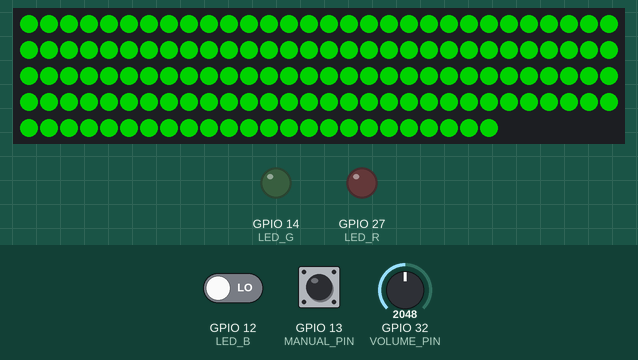
Simulated run of this sketch. Board: ESP32. On the bench: 144 RGB LEDs in strip order, left to right, continuing on the next row, output pins drawn as LEDs (lit = HIGH). The test bench sets the inputs (shaded band); at power-on: GPIO 32 (VOLUME_PIN) = 2048, GPIO 12 (LED_B) LOW, GPIO 13 (MANUAL_PIN) HIGH. Dim RGB values are drawn brighter than linear; what the sketch prints to the serial monitor is not drawn.

Above: at 1.2 s.
1.3 s: GPIO 32 (VOLUME_PIN) set to 0
At 2.4 s:
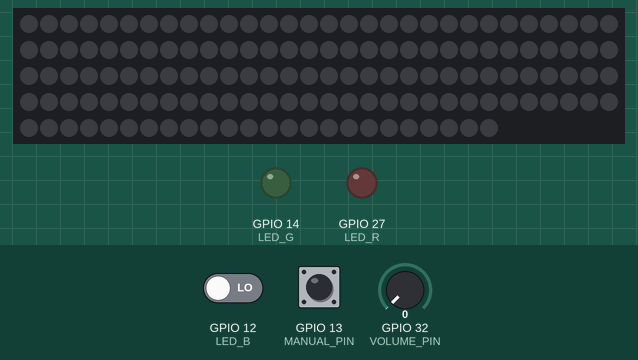
3.2 s: GPIO 32 (VOLUME_PIN) set to 240
At 3.8 s:
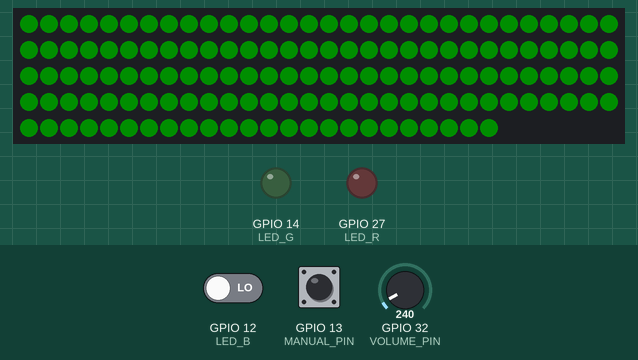
4.8 s: GPIO 12 (LED_B) driven HIGH
At 6.3 s:
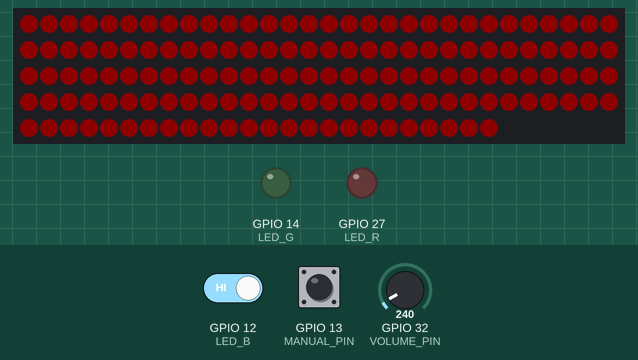
7.8 s: GPIO 32 (VOLUME_PIN) set to 160
9.3 s: GPIO 12 (LED_B) driven LOW
At 9.6 s:
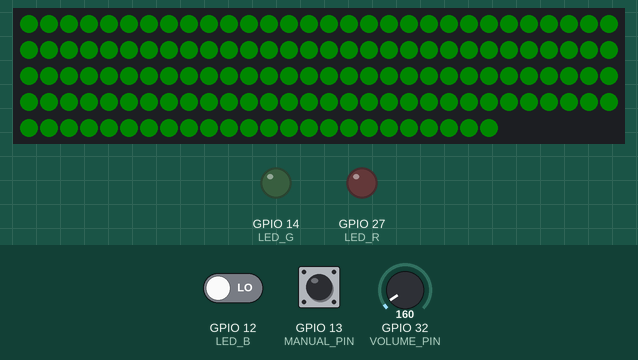
Timing chart, 0 to 11.8 s (numbered marks = the images above; inputs shaded):
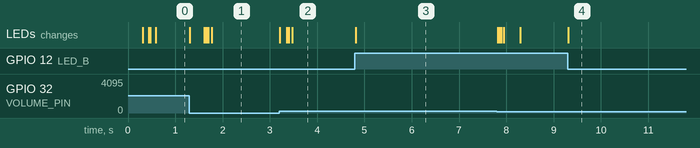

Measured:
- after the input at 1.3 s, the LEDs: first change at once (image 1 shows a later state)
- after the input at 3.2 s, the LEDs: first change at once (image 2 shows a later state)
- after the input at 4.8 s, the LEDs: change at once (image 3)
- after the input at 9.3 s, the LEDs: change at once (image 4)

The sketch:

rsl.ino
```cpp
// ESP32 + Discrete RGB (digital ON/OFF) + WS281x strip control via Serial
// Command format (ASCII line ending with \n):
//   LED <r> <g> <b>   (values 0..255, any nonzero = ON, 0 = OFF)
// Example:
//   LED 255 0 0   -> Red ON

#include <Arduino.h>
#include <FastLED.h>

// -------- Pin Defines --------
#define LED_R 27  // IO3 - Red (digital out)
#define LED_B 12  // IO4 - Blue (digital out)
#define LED_G 14  // IO6 - Green (digital out)

#define WS_PIN 22  // IO16 - WS281x data
#define NUM_LEDS 144

#define LIMIT_PIN 12   // IO12 - get is the gate is closed (digital in)
#define MANUAL_PIN 13  //IO13 - get if manual is on (digital in)
#define VOLUME_PIN 32

const int sampleCount = 9;  // Number of samples for median filter
const float alpha = 0.1;    // Smoothing factor (0.0–1.0)
float smoothedValue = 0;

double brightness = 0.5;
// -------- WS281x setup --------
CRGB leds[NUM_LEDS];

// -------- Serial parsing --------
static String lineBuf;
uint8_t curR = 0, curG = 0, curB = 0;

// -------- Heartbeat -------------
unsigned long lastPingTime = 0;
bool pcAlive = false;

String curr_led = "RGBIS";

void updateCurrentRGB(int r,int g, int b) {
  String s = "RGBIS ";
  s += r;
  s += " ";
  s += g;
  s += " ";
  s += b;
  curr_led = s;
}

void setDiscreteRGB(uint8_t r, uint8_t g, uint8_t b) {
  // analogWrite(LED_R, r);
  // analogWrite(LED_G, g);
  // analogWrite(LED_B, b);
}

void setStripRGB(uint8_t r, uint8_t g, uint8_t b) {
  if ((digitalRead(MANUAL_PIN) == LOW))
    updateCurrentRGB(r,g,b);
  fill_solid(leds, NUM_LEDS, CRGB(r, g, b));
  FastLED.show();
}

void applyColor(uint8_t r, uint8_t g, uint8_t b) {
  curR = r;
  curG = g;
  curB = b;
  setDiscreteRGB(r, g, b);
  setStripRGB(r, g, b);
}

struct Command {
  const char* name;
  void (*handler)(const String&);
};

void cmdLED(const String& s) {
  int r, g, b;
  if (sscanf(s.c_str(), "LED %d %d %d", &r, &g, &b) == 3)
    setStripRGB(r, g, b);
}

void cmdHEX(const String& s) {
  unsigned rr, gg, bb;
  if (sscanf(s.c_str(), "HEX #%02x%02x%02x", &rr, &gg, &bb) == 3)
    setStripRGB(rr, gg, bb);
}

void cmdHallo(const String& s) {
  lastPingTime = millis();
  pcAlive = true;
}

void cmdRainbow(const String& s) {
  fill_rainbow(leds, NUM_LEDS,0);
}

void cmdGetRGB(const String& s) {
  Serial.println(curr_led);
}


Command commands[] = {
  {"LED", cmdLED},
  {"HEX", cmdHEX},
  {"Hallo", cmdHallo},
  {"RAINBOW", cmdRainbow},
  {"GETRGB", cmdGetRGB}
};

void tryHandleLine(const String& s) {
  for (auto& cmd : commands) {
    if (s.startsWith(cmd.name)) {
      cmd.handler(s);
      // Serial.printf("OK %s\n", cmd.name);
      return;
    }
  }
  Serial.println("ERR Unknown command");
}

void readSerial() {
  while (Serial.available()) {
      char c = (char)Serial.read();
      if (c == '\n') {
        String s = lineBuf;
        if (s.endsWith("\r")) s.remove(s.length() - 1);
        tryHandleLine(s);
        lineBuf = "";
      } else {
        lineBuf += c;
        if (lineBuf.length() > 200) lineBuf.remove(0, 200);
      }
  }
}
int medianFilter() {
  int readings[sampleCount];
  for (int i = 0; i < sampleCount; i++) {
    readings[i] = analogRead(VOLUME_PIN);
    delayMicroseconds(500);
  }

  // Sort the readings (simple bubble sort)
  for (int i = 0; i < sampleCount - 1; i++) {
    for (int j = i + 1; j < sampleCount; j++) {
      if (readings[j] < readings[i]) {
        int temp = readings[i];
        readings[i] = readings[j];
        readings[j] = temp;
      }
    }
  }

  // Return median (middle value)
  return readings[sampleCount / 2];
}


void setup() {
  Serial.begin(115200);
  delay(50);
  Serial.println("\nESP32 RGB (digital) + WS281x Ready");

  // set pins as outputs
  pinMode(LED_R, OUTPUT);
  pinMode(LED_G, OUTPUT);
  pinMode(LED_B, OUTPUT);
  pinMode(LIMIT_PIN, INPUT);
  pinMode(MANUAL_PIN, INPUT);

  // Initialize off
  setDiscreteRGB(0, 0, 0);

  // ----- WS281x strip -----
  FastLED.addLeds<NEOPIXEL, WS_PIN>(leds, NUM_LEDS);
  fill_solid(leds, NUM_LEDS, CRGB::Black);
  FastLED.show();
  // analogSetAttenuation(ADC_11db);
  // lastPingTime = millis();
}

void loop() {
  // --- Timeout check ---
  if (millis() - lastPingTime > 2000) {
    if (pcAlive == true) {
      Serial.println("Lost Comms");
    }
    pcAlive = false;
    readSerial();;
  }
  int filtered = medianFilter();  // Remove spikes
  smoothedValue = alpha * filtered + (1 - alpha) * smoothedValue;  // Smooth changes
  brightness = (smoothedValue / 4095);

  // --- Behavior based on mode ---
  if ((digitalRead(MANUAL_PIN) == HIGH) || (pcAlive == false)) {
    // Manual or lost PC connection
    if (digitalRead(LIMIT_PIN) == HIGH) {
      if ((pcAlive == false) || (digitalRead(MANUAL_PIN) == HIGH)) {
        setStripRGB((uint8_t)255 * brightness, (uint8_t)0, (uint8_t)0);
      }

    }
    else {
      setStripRGB((uint8_t)0, (uint8_t)255 * brightness, (uint8_t)0);
      if ((pcAlive == true) || (digitalRead(MANUAL_PIN) == LOW)) {
        return;
      }
    }
  }
  else {
    // Read serial lines (LF-terminated)
    readSerial();
  }
}
```
